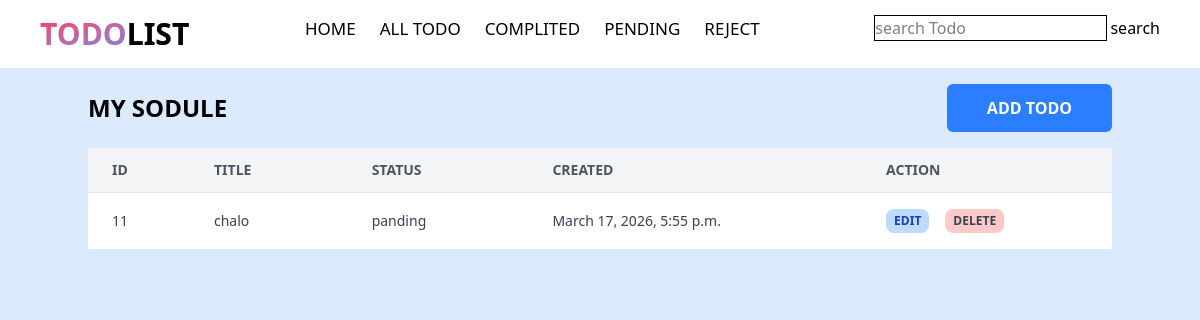
Page /pending/ on the committed database.
### todo/models.py (models this page shows, shortened)
class Todo(models.Model):
    STATUS_FIELDS = [
        ('panding', 'PANDING'),
        ('fullfilled', 'FULLFILLED'),
        ('rejected', 'REJECTED')
    ]
    title = models.CharField(max_length=100)
    description = models.TextField(max_length=500)
    status = models.CharField(max_length=10, choices=STATUS_FIELDS, default='panding')
    created_at = models.DateTimeField(auto_now_add=True)
    updated_at = models.DateTimeField(auto_now=True)

### todo/views.py (the view)
# urls.py: path('pending/', views.pending, name = 'pending'),
def pending(request):
    todo_lists = Todo.objects.filter(status__startswith ='p')
    return render(request, 'list.html', {'todo_lists': todo_lists})

### todo/templates/list.html (shortened to what this page needs)
{% extends 'layout.html' %}
{% block search %}{{search}}{% endblock %}
{% block content %}
<div class="max-h-[80vh] overflow-y-scroll w-full bg-blue-100">
    <div class="min-w-5xl max-w-3xl mx-auto flex items-center justify-between my-4">
        <h1 class="text-2xl font-bold uppercase">My Sodule</h1>
        <a href="{% url 'todo_add' %}" class="bg-blue-500 text-white font-semibold px-10 py-3 rounded-md active:scale-95 transition duration-300">ADD TODO</a>
    </div>
    <table class="min-w-5xl mx-auto divide-y divide-gray-200 bg-white">
        <thead class="bg-gray-100">
            <tr class="">
                <th class="px-6 py-3 text-left text-sm font-semibold text-gray-600">ID</th>
                <th class="px-10 py-3 text-left text-sm font-semibold text-gray-600">TITLE</th>
                <th class="px-10 py-3 text-left text-sm font-semibold text-gray-600">STATUS</th>
                <th class="px-10 py-3 text-left text-sm font-semibold text-gray-600">CREATED</th>
                <th class="px-10 py-3 text-left text-sm font-semibold text-gray-600">ACTION</th>
            </tr>
        </thead>
        {% for todo in todo_lists %}
        <tbody class="divide-y divide-gray-200">
            <tr class="hover:bg-gray-50 transition">
                <td class="px-6 py-4 text-sm text-gray-700">{{todo.id}}</td>
                <td class="px-10 py-4 text-sm text-gray-700">{{todo.title}}</td>
                <td class="px-10 py-4 text-sm text-gray-700">{{todo.status}}</td>
                <td class="px-10 py-4 text-sm text-gray-700">{{todo.created_at}}</td>
                <td class="px-10 py-4 text-sm text-gray-700 flex items-center gap-4">
                    <a href="{% url 'todo_edit' todo.id%}" class="text-blue-800 bg-blue-200 p-1 px-2 rounded-lg font-semibold text-xs">EDIT</a>
                    <a  href="#" class="text-ted-800 bg-red-200 p-1 px-2 rounded-lg font-semibold text-xs" onclick="deleteTodo(event, {{todo.id}})">DELETE</a>
                </td>
            </tr>
        </tbody>
        {% endfor %}
    </table>
</div>
{% endblock %}

### rows in the picture
Todo: id "11", title "chalo", status "panding", created_at "March 17, 2026, 5:55 p.m."
